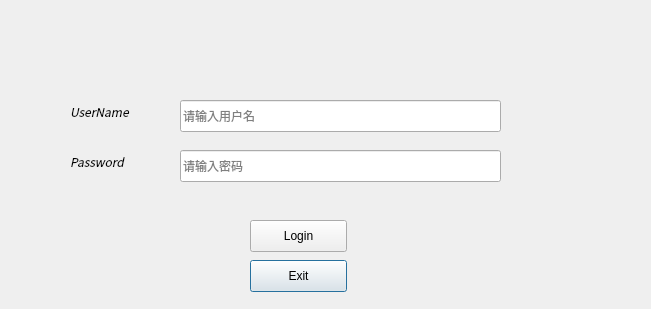
<?xml version="1.0" encoding="UTF-8"?>
<ui version="4.0">
 <class>LoginDialog</class>
 <widget class="QDialog" name="LoginDialog">
  <property name="geometry">
   <rect>
    <x>0</x>
    <y>0</y>
    <width>651</width>
    <height>309</height>
   </rect>
  </property>
  <property name="windowTitle">
   <string>Dialog</string>
  </property>
  <widget class="QLabel" name="label">
   <property name="geometry">
    <rect>
     <x>70</x>
     <y>100</y>
     <width>81</width>
     <height>24</height>
    </rect>
   </property>
   <property name="font">
    <font>
     <family>Noto Sans CJK SC</family>
     <italic>true</italic>
    </font>
   </property>
   <property name="text">
    <string>UserName</string>
   </property>
  </widget>
  <widget class="QLineEdit" name="pwdLineEdit">
   <property name="geometry">
    <rect>
     <x>180</x>
     <y>150</y>
     <width>321</width>
     <height>32</height>
    </rect>
   </property>
   <property name="text">
    <string/>
   </property>
   <property name="echoMode">
    <enum>QLineEdit::Password</enum>
   </property>
   <property name="placeholderText">
    <string>请输入密码</string>
   </property>
  </widget>
  <widget class="QPushButton" name="exitBtn">
   <property name="geometry">
    <rect>
     <x>250</x>
     <y>260</y>
     <width>97</width>
     <height>32</height>
    </rect>
   </property>
   <property name="text">
    <string>Exit</string>
   </property>
  </widget>
  <widget class="QLabel" name="label_2">
   <property name="geometry">
    <rect>
     <x>70</x>
     <y>150</y>
     <width>72</width>
     <height>24</height>
    </rect>
   </property>
   <property name="font">
    <font>
     <family>Noto Sans CJK SC</family>
     <italic>true</italic>
    </font>
   </property>
   <property name="text">
    <string>Password</string>
   </property>
  </widget>
  <widget class="QPushButton" name="loginBtn">
   <property name="geometry">
    <rect>
     <x>250</x>
     <y>220</y>
     <width>97</width>
     <height>32</height>
    </rect>
   </property>
   <property name="text">
    <string>Login</string>
   </property>
  </widget>
  <widget class="QLineEdit" name="usrLineEdit">
   <property name="geometry">
    <rect>
     <x>180</x>
     <y>100</y>
     <width>321</width>
     <height>32</height>
    </rect>
   </property>
   <property name="placeholderText">
    <string>请输入用户名</string>
   </property>
  </widget>
 </widget>
 <resources/>
 <connections>
  <connection>
   <sender>exitBtn</sender>
   <signal>clicked()</signal>
   <receiver>LoginDialog</receiver>
   <slot>close()</slot>
   <hints>
    <hint type="sourcelabel">
     <x>318</x>
     <y>385</y>
    </hint>
    <hint type="destinationlabel">
     <x>366</x>
     <y>238</y>
    </hint>
   </hints>
  </connection>
 </connections>
</ui>
